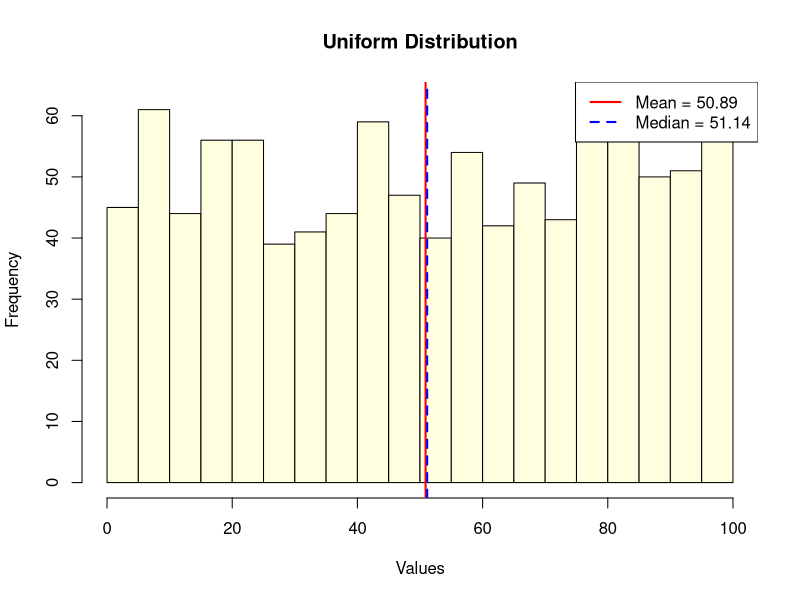
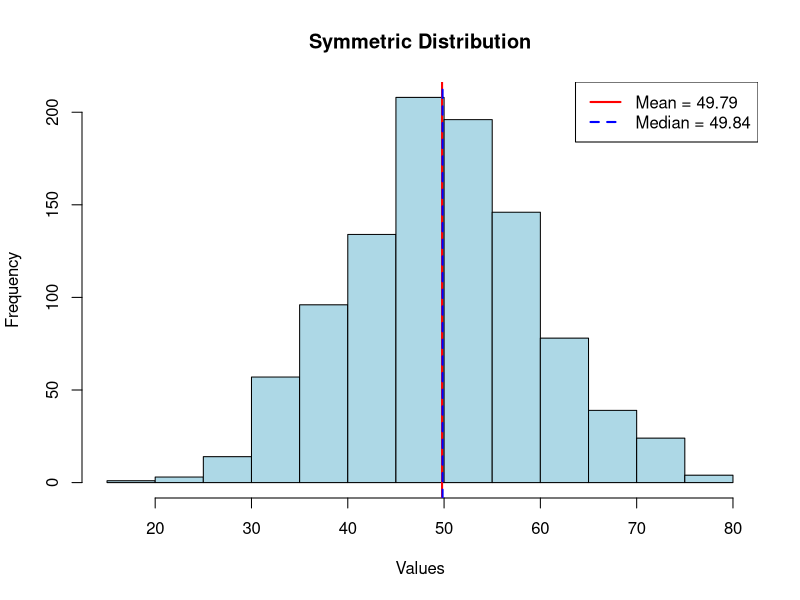
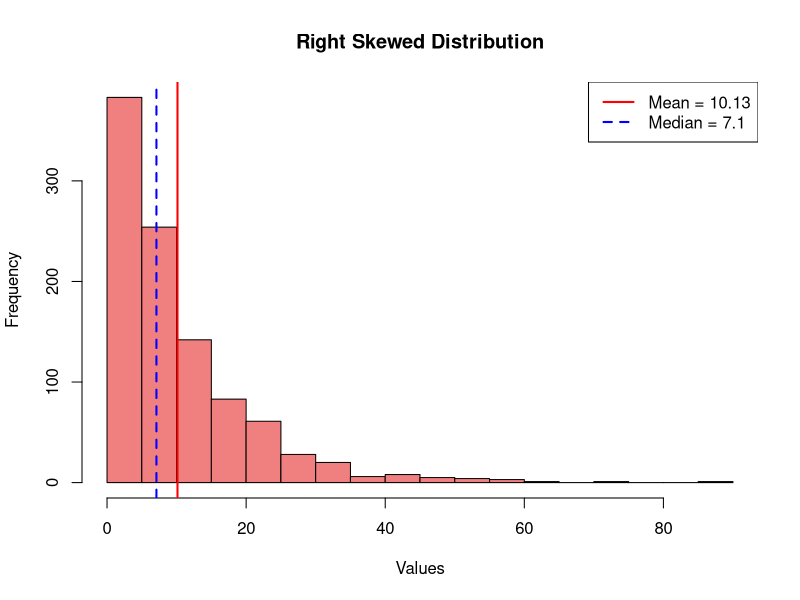
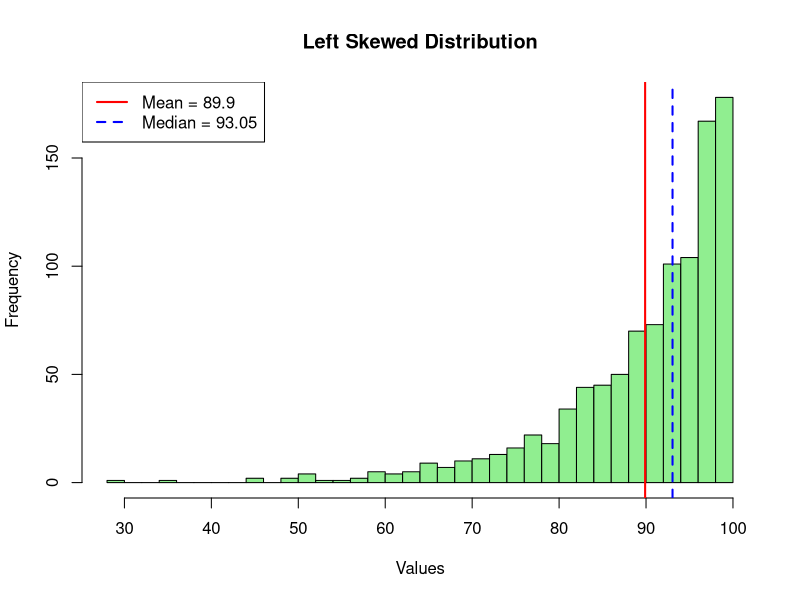
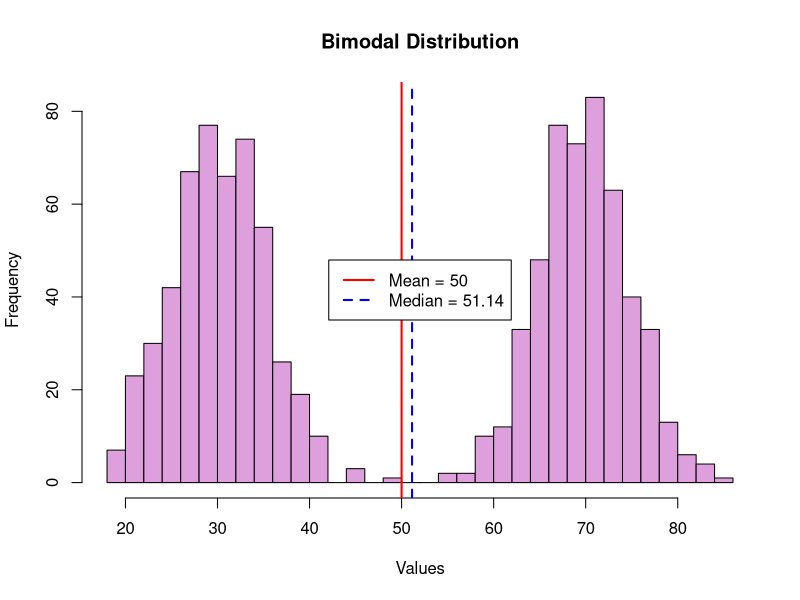
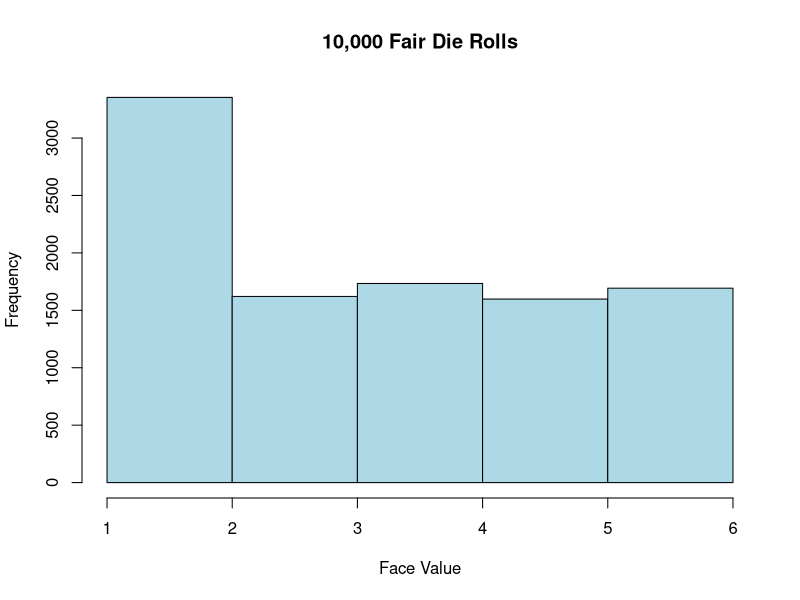
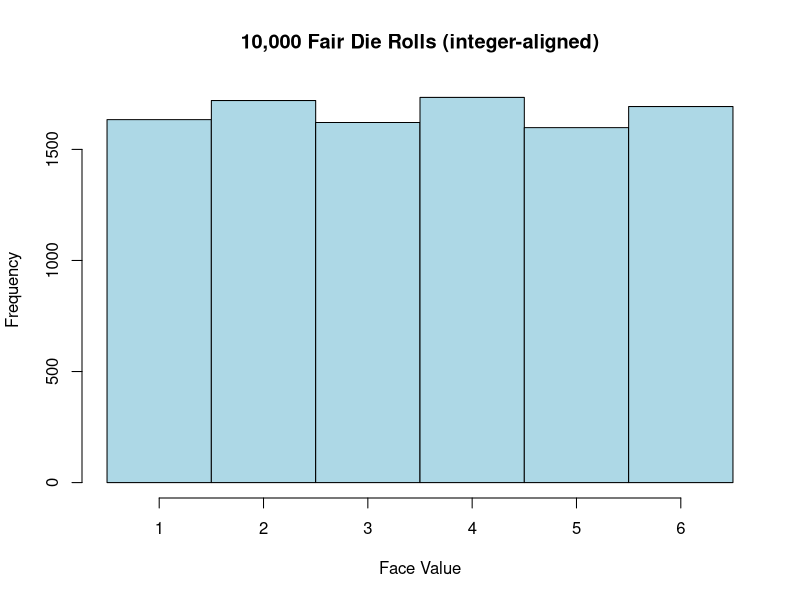
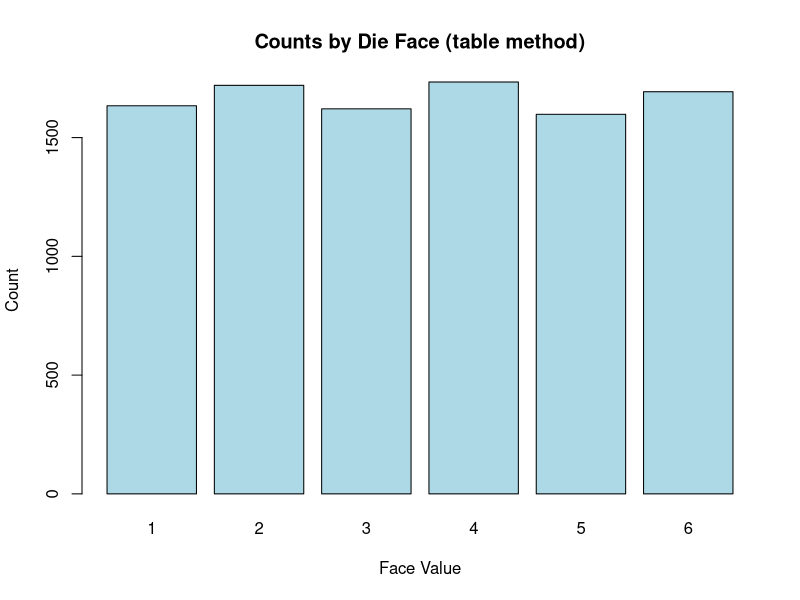

Write R code to recreate these figures, in order.
## ---- chunk 1
knitr::opts_chunk$set(echo = TRUE)
## ---- chunk 2
# Generate uniform data
uniform_data <- runif(1000, min = 0, max = 100)

# Create histogram
hist(uniform_data, 
     breaks = 20,
     main = "Uniform Distribution",
     xlab = "Values",
     ylab = "Frequency",
     col = "lightyellow",
     border = "black")

# Add mean and median lines
abline(v = mean(uniform_data), col = "red", lwd = 2, lty = 1)
abline(v = median(uniform_data), col = "blue", lwd = 2, lty = 2)

# Add legend
legend("topright", 
       legend = c(paste("Mean =", round(mean(uniform_data), 2)),
                  paste("Median =", round(median(uniform_data), 2))),
       col = c("red", "blue"),
       lty = c(1, 2),
       lwd = 2,
       bg = "white",
       bty = "o")
## ---- chunk 3
# Generate symmetric (normal) data
symmetric_data <- rnorm(1000, mean = 50, sd = 10)

# Create histogram
hist(symmetric_data, 
     breaks = 20,
     main = "Symmetric Distribution",
     xlab = "Values",
     ylab = "Frequency",
     col = "lightblue",
     border = "black")

# Add mean and median lines
abline(v = mean(symmetric_data), col = "red", lwd = 2, lty = 1)
abline(v = median(symmetric_data), col = "blue", lwd = 2, lty = 2)

# Add legend
legend("topright", 
       legend = c(paste("Mean =", round(mean(symmetric_data), 2)),
                  paste("Median =", round(median(symmetric_data), 2))),
       col = c("red", "blue"),
       lty = c(1, 2),
       lwd = 2,
       bg = "white",
       bty = "o")
## ---- chunk 4
# Generate right-skewed data
right_skewed_data <- rexp(1000, rate = 0.1)

# Create histogram
hist(right_skewed_data, 
     breaks = 30,
     main = "Right Skewed Distribution",
     xlab = "Values",
     ylab = "Frequency",
     col = "lightcoral",
     border = "black")

# Add mean and median lines
abline(v = mean(right_skewed_data), col = "red", lwd = 2, lty = 1)
abline(v = median(right_skewed_data), col = "blue", lwd = 2, lty = 2)

# Add legend
legend("topright", 
       legend = c(paste("Mean =", round(mean(right_skewed_data), 2)),
                  paste("Median =", round(median(right_skewed_data), 2))),
       col = c("red", "blue"),
       lty = c(1, 2),
       lwd = 2,
       bg = "white",
       bty = "o")
## ---- chunk 5
# Generate left-skewed data
left_skewed_data <- 100 - rexp(1000, rate = 0.1)

# Create histogram
hist(left_skewed_data, 
     breaks = 30,
     main = "Left Skewed Distribution",
     xlab = "Values",
     ylab = "Frequency",
     col = "lightgreen",
     border = "black")

# Add mean and median lines
abline(v = mean(left_skewed_data), col = "red", lwd = 2, lty = 1)
abline(v = median(left_skewed_data), col = "blue", lwd = 2, lty = 2)

# Add legend
legend("topleft", 
       legend = c(paste("Mean =", round(mean(left_skewed_data), 2)),
                  paste("Median =", round(median(left_skewed_data), 2))),
       col = c("red", "blue"),
       lty = c(1, 2),
       lwd = 2,
       bg = "white",
       bty = "o")
## ---- chunk 6
# Generate bimodal data
bimodal_data <- c(rnorm(500, mean = 30, sd = 5), rnorm(500, mean = 70, sd = 5))

# Create histogram
hist(bimodal_data, 
     breaks = 30,
     main = "Bimodal Distribution",
     xlab = "Values",
     ylab = "Frequency",
     col = "plum",
     border = "black")

# Add mean and median lines
abline(v = mean(bimodal_data), col = "red", lwd = 2, lty = 1)
abline(v = median(bimodal_data), col = "blue", lwd = 2, lty = 2)

# Add legend
legend("center", 
       legend = c(paste("Mean =", round(mean(bimodal_data), 2)),
                  paste("Median =", round(median(bimodal_data), 2))),
       col = c("red", "blue"),
       lty = c(1, 2),
       lwd = 2,
       bg = "white",
       bty = "o")
## ---- chunk 7
# ⚡ Test
set.seed(2025)  # 🎯 for reproducibility
## ---- chunk 8
# ⚡ Test
dice <- sample(1:6, 10000, replace = TRUE)
## ---- chunk 9
# ✅  Verify 
hist(dice,                  # The data to plot
     breaks = 6,
     col    = "lightblue",  # Color of the bars
     main   = "10,000 Fair Die Rolls", # Title of the plot
     xlab   = "Face Value") # Label for the x-axis
## ---- chunk 10
# ⚡ Test
hist(dice,
     breaks = seq(0.5, 6.5, by = 1),  # centers bars on 1:6
     col    = "lightblue",
     main   = "10,000 Fair Die Rolls (integer-aligned)",
     xlab   = "Face Value")
## ---- chunk 11
# Alternative display for discrete data 
barplot(table(dice), 
        main = "Counts by Die Face (table method)", 
        col    = "lightblue",
        xlab = "Face Value", 
        ylab = "Count")
## ---- chunk 12
# ⚡ Test
heights <- rnorm(n = 1000, mean = 64, sd = 2.5)
## ---- chunk 13
# ✅  Verify
hist(heights,
     col    = "yellowgreen",
     main   = "Simulated Female Heights",
     xlab   = "Height (inches)")
## ---- chunk 14
# ✅  Verify
"Mean = "
mean(heights)
"SD = "
sd(heights)
## ---- chunk 15
# ⚡ Test
tails_100 <- replicate(n = 100, expr = sum(sample(0:1, 5000, TRUE)))
## ---- chunk 16
# ✅  Verify
summary(tails_100)
## ---- chunk 17
# ✅  Verify
hist(tails_100,
     col    = "gold",
     main   = "Distribution of Tails in 5,000 Coin Flips (100 reps)",
     xlab   = "Count of Tails")
## ---- chunk 18
# ⚡ Test
values_below_zero <- replicate(
  n = 200,                                     # 200 hypothetical survey runs
  expr = sum(rnorm(50, mean = 2, sd = 3) < 0)) # each run: 50 students, count opponents
## ---- chunk 19
# ✅  Investigate
# Useful summaries for discussion
mean(values_below_zero)   # typical number of opponents
sd(values_below_zero)     # how much the count varies
quantile(values_below_zero, c(.1,.5,.9))  # 10th/50th/90th percentiles
## ---- chunk 20
# Example planning thresholds (adjust to your context)
mean(values_below_zero >= 15)  # How often do we see ≥15 opponents out of 50?
## ---- chunk 21
# Alternative way to calculate probability of halt
# One-line simulation estimate:
risk_halt <- mean(replicate(200, sum(rnorm(50, 2, 3) < 0)) >= 15)
risk_halt
## ---- chunk 22
# Integer-aligned histogram + shading + on-plot probability
threshold <- 15
max_count <- max(values_below_zero)
breaks_int <- seq(2.5, max_count + 0.5, by = 1)

# ✅  Investigate
hist(values_below_zero,
     breaks = breaks_int,
     col    = "lightpink",
     main   = "Distribution of Opponents in 50-Student Surveys (200 reps)",
     xlab   = "Count of Values Below Zero")


abline(v = threshold, col = "red", lwd = 2, lty = 2) # Halt threshold
abline(v = mean(values_below_zero), col = "blue", lwd = 2, lty = 1)  # Mean line

legend("topright", 
       legend = c("Halt Threshold (15)", "Mean Count"),
       col = c("red", "blue"),
       lty = c(2, 1),
       lwd = 2,
       bg = "white",
       bty = "o")
## ---- chunk 23
# ⚡ Test
rolls <- sample(1:6, 1000, prob = c(.12,.13,.07,.23,.22,.23), replace = TRUE)
## ---- chunk 24
# ✅  Verify that relative frequencies should be near the weights
round(prop.table(table(rolls)), 3)
## ---- chunk 25
# ⚡ Test
set.seed(8000)
biased <- c(.12, .13, .07, .23, .22, .23)  # sums to 1
friend_sum <- sample(1:6, size = 1000, replace = TRUE, prob = biased) +
  sample(1:6, size = 1000, replace = TRUE, prob = biased)
## ---- chunk 26
# ⚡ Test
fair_sum <- sample(1:6, 1000, TRUE) + sample(1:6, 1000, TRUE) # no 'prob' = equal chance
## ---- chunk 27
# Proportions of each sum
ploaded <- prop.table(table(friend_sum))
pfair <- prop.table(table(fair_sum))

## ---- chunk 28
# ✅  Investigate
# Side-by-side bar plot
face_props <- rbind(Bias = ploaded, Fair = pfair)
barplot(face_props,
        beside = TRUE,
        col    = c("tomato", "steelblue"),
        main   = "Probabilities (2 Dice, 1000 rolls)",
        xlab   = "Added Face Values",
        ylab   = "Proportion")
legend("topright", legend = c("Loaded", "Fair"),
       fill = c("tomato", "steelblue"), bty = "n")
## ---- chunk 29
# ✅  Set seed for reproducibility
set.seed(2025)
